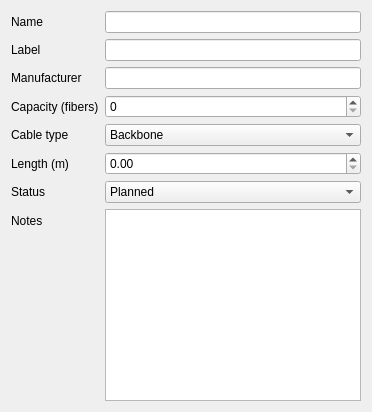
<?xml version="1.0" encoding="UTF-8"?>
<ui version="4.0">
 <class>CablesAerialForm</class>
 <widget class="QWidget" name="CablesAerialForm">
  <layout class="QFormLayout" name="formLayout">
   <item row="0" column="0"><widget class="QLabel"><property name="text"><string>Name</string></property></widget></item>
   <item row="0" column="1"><widget class="QLineEdit" name="naziv"/></item>
   <item row="1" column="0"><widget class="QLabel"><property name="text"><string>Label</string></property></widget></item>
   <item row="1" column="1"><widget class="QLineEdit" name="oznaka"/></item>
   <item row="2" column="0"><widget class="QLabel"><property name="text"><string>Manufacturer</string></property></widget></item>
   <item row="2" column="1"><widget class="QLineEdit" name="proizvodjac"/></item>
   <item row="3" column="0"><widget class="QLabel"><property name="text"><string>Capacity (fibers)</string></property></widget></item>
   <item row="3" column="1"><widget class="QSpinBox" name="kapacitet"><property name="maximum"><number>864</number></property></widget></item>
   <item row="4" column="0"><widget class="QLabel"><property name="text"><string>Cable type</string></property></widget></item>
   <item row="4" column="1">
    <widget class="QComboBox" name="tip">
     <item><property name="text"><string>Backbone</string></property></item>
     <item><property name="text"><string>Distributive</string></property></item>
     <item><property name="text"><string>Drop</string></property></item>
    </widget>
   </item>
   <item row="5" column="0"><widget class="QLabel"><property name="text"><string>Length (m)</string></property></widget></item>
   <item row="5" column="1"><widget class="QDoubleSpinBox" name="duzina"><property name="maximum"><double>100000.0</double></property><property name="singleStep"><double>1.0</double></property></widget></item>
   <item row="6" column="0"><widget class="QLabel"><property name="text"><string>Status</string></property></widget></item>
   <item row="6" column="1">
    <widget class="QComboBox" name="stanje">
     <item><property name="text"><string>Planned</string></property></item>
     <item><property name="text"><string>Built</string></property></item>
     <item><property name="text"><string>Existing</string></property></item>
    </widget>
   </item>
   <item row="7" column="0"><widget class="QLabel"><property name="text"><string>Notes</string></property></widget></item>
   <item row="7" column="1"><widget class="QPlainTextEdit" name="napomena"/></item>
  </layout>
 </widget>
</ui>
